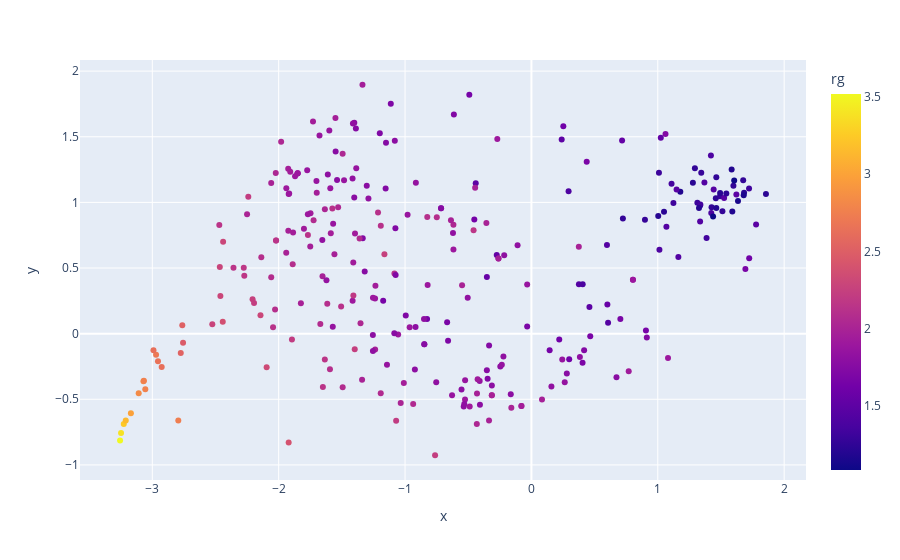

The notebook cell this image was saved under:
### Markdown cell above
### Third step: Visualization of conformations on the reduced 2D dimension based on the selected feature  

In this step using `dimensionality_reduction_scatter` method inside`Visualization` module we can represent the conformations in the reduced space with different labels. Original labels reflect the ensmble that each conformation belongs to. Clustering lables reflect the k-means clustering based on the best Silhouette score obtained by testing on different perplexity and K values. Finally we have the possibility to represent the conformations using global labels like *R*<sub>g</sub>, asphericity, SASA , etc. <br>

In this specific example, by focusing on the original labels plot and the density plot we can understand that how PED00157 and PED00158 conformations are similar based on Carbon alpha intera-atomic distances. The Rg labels plot demonstrates how reducing the dimensionality based on Cα (alpha carbon) distances can organize conformations from the lowest Rg (bottom left of the plot) to the highest Rg (top right of the plot). We can also acknowledge that some Random conformations (PED00156) are similar to the PED00158 and PED00157 conformation from the points of intera-atomic Cα distances. This confirms the fact that final Mixed (PED00158) ensemble contains 24% of Random pool confromations.

### Code cell
import matplotlib.pyplot as plt
plt.style.use('seaborn-white') # Set the style for the plots


ax = vis.dimensionality_reduction_scatter(color_by='rg', kde_by_ensemble=True, size=30,n_comp=2, plotly=True, cmap_lable='viridis')

for a in ax.flat:
    a.tick_params(labelsize=14)
    a.set_title(a.get_title(), fontsize=16)
    
fig = plt.gcf()  # get current figure
legend = fig.legends[0]  # assumes one figure-level legend
for text in legend.get_texts():
    text.set_fontsize(14)
legend.set_title(legend.get_title().get_text(), prop={'size': 15})

### Figure 1 — Plotly figure (JSON) as saved in the notebook; plotly's stock layout.template omitted (floating-point values rounded to 4 significant figures; data arrays with more than 128 entries replaced by an {"elided": "..."} marker saying what was removed)
{"data": [{"customdata": {"elided": "288x1 str values"}, "hovertemplate": "x=%{x}<br>y=%{y}<br>index=%{customdata[0]}<br>color=%{marker.color}<extra></extra>", "legendgroup": "", "marker": {"color": {"elided": "288 float values"}, "coloraxis": "coloraxis", "symbol": "circle"}, "mode": "markers", "name": "", "orientation": "v", "showlegend": false, "type": "scatter", "x": {"elided": "288 float values"}, "xaxis": "x", "y": {"elided": "288 float values"}, "yaxis": "y"}], "layout": {"coloraxis": {"colorbar": {"title": {"text": "rg"}}, "colorscale": [[0, "#0d0887"], [0.1111, "#46039f"], [0.2222, "#7201a8"], [0.3333, "#9c179e"], [0.4444, "#bd3786"], [0.5556, "#d8576b"], [0.6667, "#ed7953"], [0.7778, "#fb9f3a"], [0.8889, "#fdca26"], [1, "#f0f921"]]}, "legend": {"tracegroupgap": 0}, "margin": {"t": 60}, "xaxis": {"anchor": "y", "domain": [0, 1], "title": {"text": "x"}}, "yaxis": {"anchor": "x", "domain": [0, 1], "title": {"text": "y"}}}}
